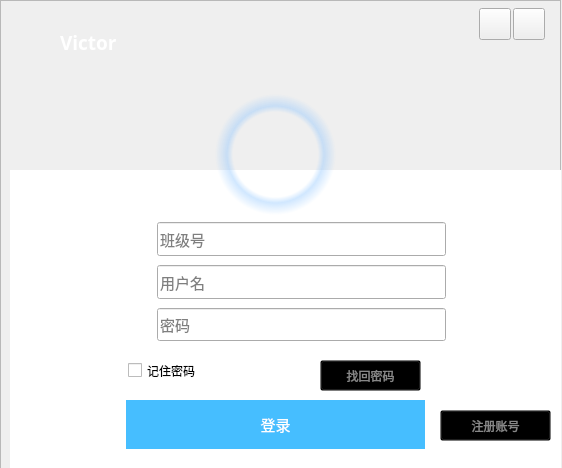
<?xml version="1.0" encoding="UTF-8"?>
<ui version="4.0">
 <class>login</class>
 <widget class="QWidget" name="login">
  <property name="geometry">
   <rect>
    <x>0</x>
    <y>0</y>
    <width>562</width>
    <height>468</height>
   </rect>
  </property>
  <property name="windowTitle">
   <string>Form</string>
  </property>
  <widget class="QFrame" name="frame">
   <property name="geometry">
    <rect>
     <x>0</x>
     <y>0</y>
     <width>561</width>
     <height>481</height>
    </rect>
   </property>
   <property name="minimumSize">
    <size>
     <width>561</width>
     <height>481</height>
    </size>
   </property>
   <property name="maximumSize">
    <size>
     <width>561</width>
     <height>481</height>
    </size>
   </property>
   <property name="frameShape">
    <enum>QFrame::StyledPanel</enum>
   </property>
   <property name="frameShadow">
    <enum>QFrame::Raised</enum>
   </property>
   <widget class="QLabel" name="label">
    <property name="geometry">
     <rect>
      <x>6</x>
      <y>6</y>
      <width>561</width>
      <height>161</height>
     </rect>
    </property>
    <property name="styleSheet">
     <string notr="true">background-image: url(:/new/prefix1/icon/a.jpg);</string>
    </property>
    <property name="text">
     <string/>
    </property>
   </widget>
   <widget class="QLabel" name="label_3">
    <property name="geometry">
     <rect>
      <x>10</x>
      <y>170</y>
      <width>551</width>
      <height>301</height>
     </rect>
    </property>
    <property name="styleSheet">
     <string notr="true">background-color: rgb(255, 255, 255);</string>
    </property>
    <property name="text">
     <string/>
    </property>
   </widget>
   <widget class="QLabel" name="label_2">
    <property name="geometry">
     <rect>
      <x>16</x>
      <y>20</y>
      <width>41</width>
      <height>51</height>
     </rect>
    </property>
    <property name="styleSheet">
     <string notr="true">border-image: url(:/new/prefix1/icon/victoricon2.png);</string>
    </property>
    <property name="text">
     <string/>
    </property>
   </widget>
   <widget class="QLabel" name="label_6">
    <property name="geometry">
     <rect>
      <x>60</x>
      <y>17</y>
      <width>111</width>
      <height>51</height>
     </rect>
    </property>
    <property name="font">
     <font>
      <family>微软雅黑</family>
      <pointsize>14</pointsize>
      <weight>75</weight>
      <bold>true</bold>
     </font>
    </property>
    <property name="styleSheet">
     <string notr="true">color: rgb(255, 255, 255);</string>
    </property>
    <property name="text">
     <string>&lt;html&gt;&lt;head/&gt;&lt;body&gt;&lt;p&gt;Victor&lt;/p&gt;&lt;/body&gt;&lt;/html&gt;</string>
    </property>
   </widget>
   <widget class="QPushButton" name="close">
    <property name="geometry">
     <rect>
      <x>513</x>
      <y>8</y>
      <width>32</width>
      <height>32</height>
     </rect>
    </property>
    <property name="styleSheet">
     <string notr="true">QPushButton{border-image: url(:/new/prefix1/icon/close2.png);}

QPushButton:hover{background: rgb(211, 64, 67);}</string>
    </property>
    <property name="text">
     <string/>
    </property>
   </widget>
   <widget class="QPushButton" name="minimized">
    <property name="geometry">
     <rect>
      <x>479</x>
      <y>8</y>
      <width>32</width>
      <height>32</height>
     </rect>
    </property>
    <property name="styleSheet">
     <string notr="true">QPushButton{border-image: url(:/new/prefix1/icon/minimum2.png);}

QPushButton:hover{background:rgb(87, 148, 239);}
</string>
    </property>
    <property name="text">
     <string/>
    </property>
   </widget>
   <widget class="QCheckBox" name="rememberPassword">
    <property name="geometry">
     <rect>
      <x>128</x>
      <y>350</y>
      <width>141</width>
      <height>41</height>
     </rect>
    </property>
    <property name="font">
     <font>
      <family>微软雅黑</family>
     </font>
    </property>
    <property name="text">
     <string>记住密码</string>
    </property>
   </widget>
   <widget class="QPushButton" name="getPassword">
    <property name="geometry">
     <rect>
      <x>320</x>
      <y>360</y>
      <width>101</width>
      <height>31</height>
     </rect>
    </property>
    <property name="font">
     <font>
      <family>微软雅黑</family>
     </font>
    </property>
    <property name="styleSheet">
     <string notr="true">QPushButton{background:transparent;color: rgb(135, 135, 135);}
QPushButton:hover{color:gray}</string>
    </property>
    <property name="text">
     <string>找回密码</string>
    </property>
   </widget>
   <widget class="QPushButton" name="loginButton">
    <property name="geometry">
     <rect>
      <x>126</x>
      <y>400</y>
      <width>299</width>
      <height>49</height>
     </rect>
    </property>
    <property name="font">
     <font>
      <family>微软雅黑</family>
      <pointsize>11</pointsize>
      <weight>9</weight>
      <italic>false</italic>
      <bold>false</bold>
     </font>
    </property>
    <property name="styleSheet">
     <string notr="true">QPushButton{border-style:none;font: 75 11pt &quot;微软雅黑&quot;;background-color: rgb(70, 190, 255);color: rgb(255, 255, 255);}
QPushButton:hover{background: rgb(85, 205, 255);color: rgb(255, 255, 255);}</string>
    </property>
    <property name="text">
     <string>登录</string>
    </property>
    <property name="autoDefault">
     <bool>true</bool>
    </property>
    <property name="default">
     <bool>false</bool>
    </property>
    <property name="flat">
     <bool>false</bool>
    </property>
   </widget>
   <widget class="QPushButton" name="registe">
    <property name="geometry">
     <rect>
      <x>440</x>
      <y>410</y>
      <width>111</width>
      <height>31</height>
     </rect>
    </property>
    <property name="font">
     <font>
      <family>微软雅黑</family>
     </font>
    </property>
    <property name="styleSheet">
     <string notr="true">QPushButton{background:transparent;color: rgb(135, 135, 135);}
QPushButton:hover{color:rgb(65, 155, 255);}</string>
    </property>
    <property name="text">
     <string>注册账号</string>
    </property>
   </widget>
   <widget class="QLabel" name="uiPicture">
    <property name="geometry">
     <rect>
      <x>230</x>
      <y>111</y>
      <width>90</width>
      <height>90</height>
     </rect>
    </property>
    <property name="styleSheet">
     <string notr="true"/>
    </property>
    <property name="text">
     <string/>
    </property>
   </widget>
   <widget class="QLabel" name="touxiang">
    <property name="geometry">
     <rect>
      <x>215</x>
      <y>94</y>
      <width>121</width>
      <height>121</height>
     </rect>
    </property>
    <property name="styleSheet">
     <string notr="true">QLabel{background-color: qradialgradient(spread:pad, cx:0.5, cy:0.5, radius:0.5, fx:0.5, fy:0.5, stop:0 rgba(0, 0, 0, 0), stop:0.70 rgba(0, 0, 0, 0), stop:0.80 rgba(136, 194, 255, 100), stop:1 rgba(0, 0, 0, 0));}
QLabel:hover{background-color: qradialgradient(spread:pad, cx:0.5, cy:0.5, radius:0.5, fx:0.5, fy:0.5, stop:0 rgba(0, 0, 0, 0), stop:0.70 rgba(0, 0, 0, 0), stop:0.80 rgba(186, 224, 255, 100), stop:1 rgba(0, 0, 0, 0));}</string>
    </property>
    <property name="text">
     <string/>
    </property>
   </widget>
   <widget class="QLineEdit" name="Password">
    <property name="geometry">
     <rect>
      <x>157</x>
      <y>308</y>
      <width>289</width>
      <height>33</height>
     </rect>
    </property>
    <property name="font">
     <font>
      <family>微软雅黑</family>
      <pointsize>11</pointsize>
     </font>
    </property>
    <property name="placeholderText">
     <string>密码</string>
    </property>
   </widget>
   <widget class="QLineEdit" name="account">
    <property name="geometry">
     <rect>
      <x>157</x>
      <y>265</y>
      <width>289</width>
      <height>34</height>
     </rect>
    </property>
    <property name="font">
     <font>
      <family>微软雅黑</family>
      <pointsize>11</pointsize>
     </font>
    </property>
    <property name="placeholderText">
     <string>用户名</string>
    </property>
   </widget>
   <widget class="QLineEdit" name="ClassNum">
    <property name="geometry">
     <rect>
      <x>157</x>
      <y>222</y>
      <width>289</width>
      <height>34</height>
     </rect>
    </property>
    <property name="font">
     <font>
      <family>微软雅黑</family>
      <pointsize>11</pointsize>
     </font>
    </property>
    <property name="accessibleName">
     <string/>
    </property>
    <property name="styleSheet">
     <string notr="true"/>
    </property>
    <property name="text">
     <string/>
    </property>
    <property name="placeholderText">
     <string>班级号</string>
    </property>
   </widget>
   <widget class="QLabel" name="label_4">
    <property name="geometry">
     <rect>
      <x>120</x>
      <y>310</y>
      <width>31</width>
      <height>31</height>
     </rect>
    </property>
    <property name="styleSheet">
     <string notr="true">border-image: url(:/image/yonghu2.png);</string>
    </property>
    <property name="text">
     <string/>
    </property>
    <property name="pixmap">
     <pixmap resource="resource.qrc">:/new/prefix1/icon/login_密码.png</pixmap>
    </property>
    <property name="scaledContents">
     <bool>true</bool>
    </property>
   </widget>
   <widget class="QLabel" name="label_5">
    <property name="geometry">
     <rect>
      <x>120</x>
      <y>270</y>
      <width>31</width>
      <height>31</height>
     </rect>
    </property>
    <property name="styleSheet">
     <string notr="true">border-image: url(:/image/mima.png);</string>
    </property>
    <property name="text">
     <string/>
    </property>
    <property name="pixmap">
     <pixmap resource="resource.qrc">:/new/prefix1/icon/login_Account.png</pixmap>
    </property>
    <property name="scaledContents">
     <bool>true</bool>
    </property>
   </widget>
   <widget class="QLabel" name="label_9">
    <property name="geometry">
     <rect>
      <x>120</x>
      <y>220</y>
      <width>31</width>
      <height>31</height>
     </rect>
    </property>
    <property name="styleSheet">
     <string notr="true">border-image: url(:/image/yonghu2.png);</string>
    </property>
    <property name="text">
     <string/>
    </property>
    <property name="pixmap">
     <pixmap resource="resource.qrc">:/new/prefix1/icon/login_Account.png</pixmap>
    </property>
    <property name="scaledContents">
     <bool>true</bool>
    </property>
   </widget>
  </widget>
 </widget>
 <resources>
  <include location="resource.qrc"/>
 </resources>
 <connections/>
</ui>
